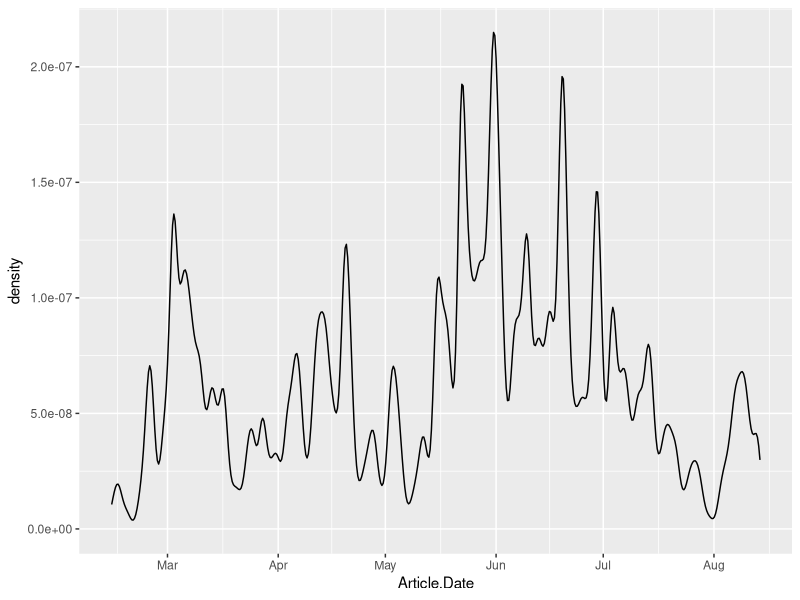
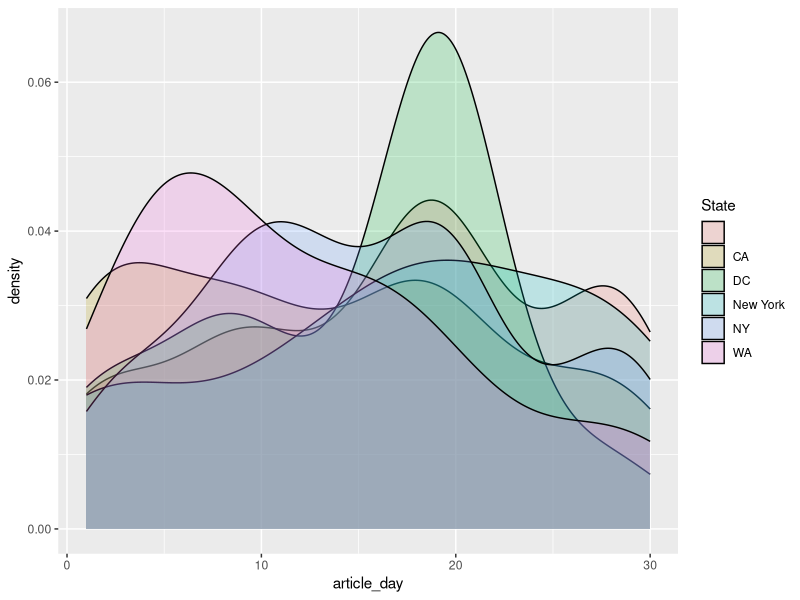

R code for these plots, in order:
#install.packages("dplyr")
#install.packages("lubridate")
library(lubridate)
library(dplyr)
library(ggplot2)
hate_data <- read.csv("20170816_Documenting_Hate .csv", stringsAsFactors = FALSE)
with_month_day <- mutate(hate_data, Article.Date = mdy_hm(Article.Date)) %>% 
  mutate(month = month(Article.Date), article_day = day(Article.Date))
months <- c("February", "March",
            "April", "May", "June", "July",
            "August")
ggplot(with_month_day, aes(Article.Date)) + geom_density(adjust = 1/8)

compare_month <- function(picked_month) {
  month_index <- 1 + match(picked_month, months)
  month_data <- filter(with_month_day, month == month_index)
  other_month_data <- filter(with_month_day, month != month_index)
  head(other_month_data)
  top_states <- 
  top_data <- filter(month_data, State %in% (top_n(data.frame(table(month_data$State)), 6) %>% pull("Var1")))
  head(top_data)
  ggplot(data=top_data, aes(article_day, fill = State)) + 
    geom_density(alpha = 0.2)
    #geom_histogram(data=other_month_data, fill = "blue", alpha = 0.2)
}

compare_month("June")